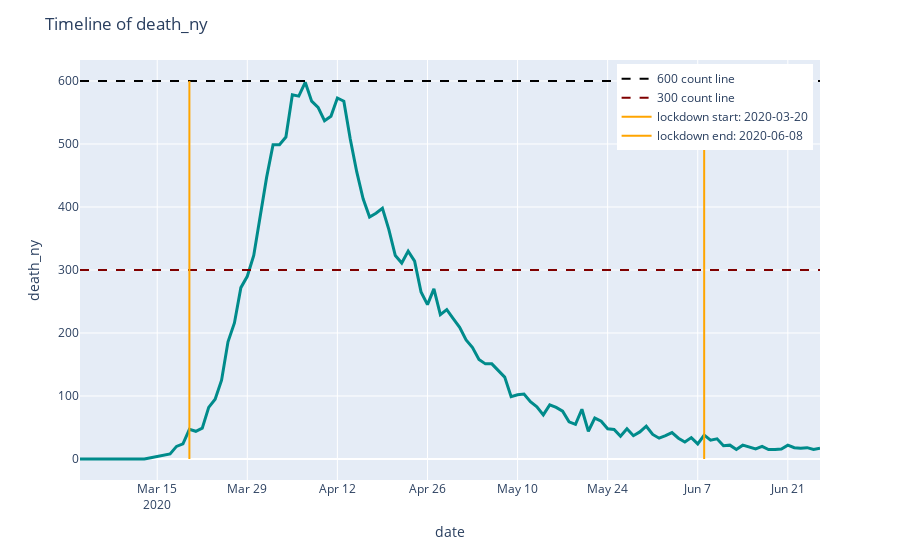

Notebook code cell kept with this figure:
### Markdown cell above
### 4.2.6) Plot by date for: New York

### Code cell
# 4.2.6.1) Timeline of confirmed deaths
plot_death_by_date(df_final, 'date', 'death_ny', lock_dict.get('ny').get('start'), lock_dict.get('ny').get('end'))
# plot_death_by_date(df_final, 'date', 'death_ny_ip', lock_dict.get('ny').get('start'), lock_dict.get('ny').get('end'))
